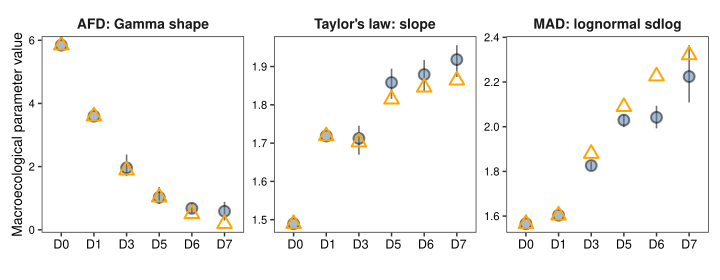

This chart was generated by the following R code:

## Subsampling robustness of macroecological abundance patterns
## underlying Fig. 3B

library(tidyverse)
library(pracma)
library(openxlsx)
library(ggplot2)
library(patchwork)

## 1. Basic settings
otu_file = "OTUtable.txt"
treatment_order = c("D0", "D1", "D3", "D5", "D6", "D7")

# n_iter = 100 ## for testing
n_iter = 1000

set.seed(123)

## 2. Read OTU table
otudf = read.table( otu_file, header = T, sep = "\t", row.names = 1, check.names = F )

sample_groups = list(D0 = grep("^D0", colnames(otudf), value = T),
                     D1 = grep("^D1", colnames(otudf), value = T),
                     D3 = grep("^D3", colnames(otudf), value = T),
                     D5 = grep("^D5", colnames(otudf), value = T),
                     D6 = grep("^D6", colnames(otudf), value = T),
                     D7 = grep("^D7", colnames(otudf), value = T) )
print(sapply(sample_groups, length))
target_n = min(sapply(sample_groups, length))

## 3. Function: create MacLaw-like long table
make_maclaw = function(otu_table, selected_samples) {
  
  sub_otu = otu_table[, selected_samples, drop = F]
  nreads = colSums(sub_otu)
  
  lawdf = sub_otu %>%
    as.data.frame() %>%
    rownames_to_column("otu_id") %>%
    pivot_longer( cols = -otu_id, names_to = "sample_id", values_to = "count" ) %>%
    filter(count != 0) %>%
    mutate( run_id = sample_id, project_id = substr(sample_id, 1, 2), classification = project_id )
  
  dfcount = data.frame( sample_id = names(nreads), nreads = as.numeric(nreads) )
  
  lawdf = merge(lawdf, dfcount, by = "sample_id", all.x = T)
  lawdf = lawdf[, c("otu_id", "count", "project_id", "sample_id","run_id", "nreads", "classification"  )]
  
  return(lawdf)
}

## 4. Functions from Figure 3B scripts
fun_erf = function(mu, c, m1, m2) {
  sigma = sqrt(-c * m1 + m2 + c * mu - m1 * mu)
  x = (c - mu) / sigma / sqrt(2)
  f = (mu - m1) * erfc(x) + exp(-x^2) * sqrt(2 / pi) * sigma
  return(f)
}

estimate_mean_f_safe = function(c, m1, m2) {
  out = tryCatch({
    mumin = (c * m1 - m2) / (c - m1)
    uniroot(
      fun_erf,
      c = c,
      m1 = m1,
      m2 = m2,
      interval = c(-50, mumin - 0.001),
      tol = 0.0001
    )$root
  }, error = function(e) {
    NA_real_
  })
  return(out)
}

## 5. Function: calculate macroecological parameters
calc_macro_params = function(lawdf) {
  
  summarydata = lawdf %>%
    group_by(project_id, classification) %>%
    summarise(n_of_runs = n_distinct(run_id),
              mean_nreads = mean(nreads),
              .groups = "drop" ) %>%
    filter(n_of_runs > 0) %>%
    mutate(idall = paste(project_id, classification))
  
  shortnames = data.frame( idall = summarydata$idall, sname = summarydata$project_id, scat = summarydata$project_id )
  
  proj = lawdf %>%
    group_by(project_id, classification, otu_id) %>%
    mutate(tf = mean(count / nreads),
           o = n(),
           tvpf = mean((count^2 - count) / nreads^2) ) %>%
    ungroup() %>%
    group_by(project_id, classification) %>%
    mutate(o = o / n_distinct(run_id)) %>%
    mutate( f = o * tf,  vf = o * tvpf ) %>%
    mutate(vf = vf - f^2) %>%
    ungroup() %>%
    mutate(idall = paste(project_id, classification)) %>%
    select(-tf, -tvpf) %>%
    left_join(shortnames, by = "idall")
  
  gamma_pars = proj %>%
    select(idall, sname, otu_id, o, f, vf) %>%
    mutate(cv = sqrt(vf / f^2)) %>%
    distinct() %>%
    mutate( beta = 1 / cv^2, theta = f / beta )
  
  ## ---------- AFD / Gamma shape ----------
  afd_raw = proj %>%
    filter(o > 0.9) %>%
    mutate(relative_abundance = count / nreads) %>%
    group_by(sname, otu_id) %>%
    mutate(otu_mean_relative_abundance = mean(relative_abundance, na.rm = T),
      normalized_fluctuation = relative_abundance / otu_mean_relative_abundance ) %>%
    ungroup() %>%
    filter(is.finite(normalized_fluctuation), normalized_fluctuation > 0 )
  
  afd_param = afd_raw %>%
    group_by(sname) %>%
    summarise(`AFD Gamma shape` = mean(normalized_fluctuation, na.rm = T)^2 / var(normalized_fluctuation, na.rm = T),
              `No. AFD observations` = n(),
              `No. AFD OTUs` = n_distinct(otu_id),
              .groups = "drop"  )
  
  ## ---------- Taylor's law slope ----------
  nbins = 20
  
  taylor_binned = gamma_pars %>%
    filter(f > 0, vf > 0) %>%
    group_by(idall, sname) %>%
    mutate(lf = log(f), dlf = (max(lf) - min(lf)) / nbins ) %>%
    mutate(b = as.integer((lf - min(lf)) / dlf)) %>%
    ungroup() %>%
    group_by(idall, sname, b) %>%
    summarise(vf = mean(vf, na.rm = T), f = mean(f, na.rm = T), .groups = "drop") %>%
    filter(f > 0, vf > 0) %>%
    mutate( log10_mean = log10(f),log10_variance = log10(vf)  )
  
  taylor_param = taylor_binned %>%
    group_by(sname) %>%
    group_modify(~ {
      fit = lm(log10_variance ~ log10_mean, data = .x)
      fit_sum = summary(fit)
      tibble(`Taylor slope` = coef(fit)[2],
             `Taylor intercept` = coef(fit)[1],
             `Taylor R2` = fit_sum$r.squared,
             `No. Taylor bins` = nrow(.x)    )  }) %>%
    ungroup()
  
  ## ---------- MAD / lognormal sigma ----------
  cutoffs = data.frame(
    sname = treatment_order,
    c = rep(-18, length(treatment_order))
  )
  
  mean_pars = gamma_pars %>%
    mutate(lf = log(f)) %>%
    left_join(cutoffs, by = "sname") %>%
    filter(lf > c) %>%
    group_by(idall, sname) %>%
    summarise(c = mean(c),
              m1 = mean(lf),
              m2 = mean(lf^2),
              ns_obs = n_distinct(otu_id),
              nf = sum(f),
              .groups = "drop"    ) %>%
    rowwise() %>%
    mutate(mu = estimate_mean_f_safe(c, m1, m2)) %>%
    mutate(sigma = sqrt(-c * m1 + m2 + c * mu - m1 * mu)) %>%
    ungroup() %>%
    mutate(stot = 2 * ns_obs / erfc((c - mu) / sigma / sqrt(2)) )
  
  mad_param = mean_pars %>%
    transmute(sname,
              `MAD meanlog` = mu,
              `MAD sdlog` = sigma,
              `MAD estimated species total` = stot,
              `No. MAD OTUs` = ns_obs )
  
  out = afd_param %>%
    full_join(taylor_param, by = "sname") %>%
    full_join(mad_param, by = "sname") %>%
    mutate(sname = factor(sname, levels = treatment_order) ) %>%
    arrange(sname)
  
  return(out)
}

## 6. Observed full-data parameters

all_samples = unlist(sample_groups)

law_observed = make_maclaw( otu_table = otudf, selected_samples = all_samples )

observed_params = calc_macro_params(law_observed) %>%
  mutate(Analysis = "Observed full data")

## 7. Equalized replicate-number subsampling

subsampled_list = vector("list", n_iter)

for (i in seq_len(n_iter)) {
  
  if (i %% 10 == 0 || i == n_iter) {
    message("Running iteration ", i, " / ", n_iter)
  }
  
  sampled_samples = unlist(
    lapply(sample_groups, function(x) {
      sample(x, size = target_n, replace = F)
    })
  )
  
  law_i = make_maclaw( otu_table = otudf, selected_samples = sampled_samples)
  
  pars_i = calc_macro_params(law_i) %>%
    mutate( Analysis = "Equalized replicate-number subsampling",
            Iteration = i, `No. replicates per treatment` = target_n )
  
  subsampled_list[[i]] = pars_i
}

subsampled_params = bind_rows(subsampled_list)

## 8. Summarise subsampling results
metrics_to_plot = c( "AFD Gamma shape", "Taylor slope", "MAD sdlog" )

sub_long = subsampled_params %>%
  select(sname, Iteration, all_of(metrics_to_plot)) %>%
  pivot_longer(cols = all_of(metrics_to_plot),
               names_to = "Metric",
               values_to = "Value"   )

obs_long = observed_params %>%
  select(sname, all_of(metrics_to_plot)) %>%
  pivot_longer(cols = all_of(metrics_to_plot),
               names_to = "Metric",
               values_to = "Observed value"   )

summary_sub = sub_long %>%
  group_by(sname, Metric) %>%
  summarise(Mean = mean(Value, na.rm = T),
            SD = sd(Value, na.rm = T),
            Median = median(Value, na.rm = T),
            `2.5% quantile` = quantile(Value, 0.025, na.rm = T),
            `97.5% quantile` = quantile(Value, 0.975, na.rm = T),
            .groups = "drop" ) %>%
  left_join(obs_long, by = c("sname", "Metric")) %>%
  mutate(`Observed within 95% interval` = `Observed value` >= `2.5% quantile` & `Observed value` <= `97.5% quantile`,
    sname = factor(sname, levels = treatment_order),
    Metric = factor(Metric, levels = metrics_to_plot, 
                    labels = c( "AFD: Gamma shape", "Taylor's law: slope", "MAD: lognormal sdlog" ) 
                    )
  )


## 9. Plot Supplementary Fig. S6

pS6 = ggplot(summary_sub, aes(x = sname)) +
  geom_linerange(aes( ymin = `2.5% quantile`, ymax = `97.5% quantile`), color = "grey45", linewidth = 0.55) +
  geom_point( aes(y = Mean), shape = 21, size = 3.0, 
              fill = "#4C78A8", alpha = 0.5,
              color = "black", stroke = 1) +
  geom_point( aes(y = `Observed value`), shape = 2, size = 3.0, color = "orange", stroke = 1) +
  facet_wrap( ~ Metric, scales = "free_y", nrow = 1  ) +
  labs( x = "Dilution treatment", y = "Macroecological parameter value"  ) +
  # theme_classic(base_size = 10) +
  theme_bw() + 
  theme(plot.background = element_blank(), 
        panel.background = element_blank(), 
        panel.grid = element_blank(), 
        strip.background = element_blank(),
        strip.text = element_text(face = "bold", size = 10),
        axis.text.x = element_text(color = "black", size = 9),
        axis.text.y = element_text(color = "black", size = 8),
        axis.title = element_text(color = "black", size = 10),
        # panel.border = element_rect(color = "black", fill = NA, linewidth = 0.5),
        plot.margin = margin(3, 3, 3, 3, unit = "mm")   )

pS6

ggsave( "Sup_Fig_S3_MacroRobustness.pdf", pS6, width = 7.2, height = 2.8 )
